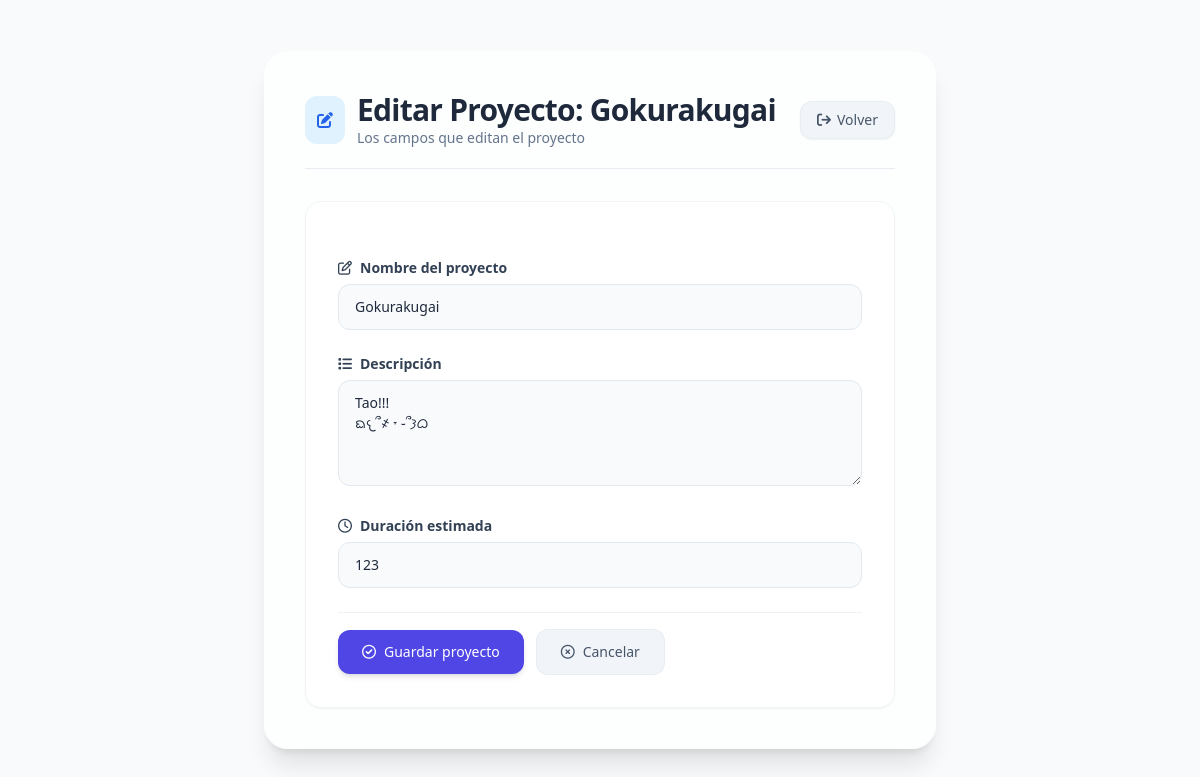
Screenshot of /proyectos/1/editar/ (signed in) with the database file from the repository.
### gestor_proyectos/models.py (models this page shows, shortened)
class Proyecto(models.Model):
    nombre = models.CharField(max_length=100) # campo de texto (varchar)
    descripcion = models.TextField() # Campo de texto largo
    duracion = models.IntegerField() # Campo numérico entero
    imagen = models.ImageField(upload_to='img/', default='img/michi.png')

### gestor_proyectos/views.py (the view, shortened to what this page needs)
# urls.py: path('proyectos/<int:id>/editar/', views.editar_proyecto, name='editar_proyecto'),
@login_required
def editar_proyecto(request, id):
    proyecto = Proyecto.objects.get(id=id)
    return render(request, 'editar-proyecto.html', {'proyecto': proyecto})

### gestor_proyectos/templates/editar-proyecto.html (shortened to what this page needs)
<!DOCTYPE html>
<html lang="es">
<head>
    <script src="https://cdn.tailwindcss.com"></script>
    <link rel="stylesheet" href="https://cdnjs.cloudflare.com/ajax/libs/font-awesome/6.0.0-beta3/css/all.min.css" />
</head>
<body class="min-h-screen flex items-center justify-center p-4 md:p-8 font-sans antialiased">
    <div class="w-full max-w-2xl bg-white/70 backdrop-blur-sm rounded-3xl shadow-xl p-6 md:p-10 border border-white/40">
        <div class="flex items-center gap-3 mb-8 border-b border-slate-200/80 pb-5">
            <div class="bg-sky-100 p-3 rounded-xl text-blue-600">
                <i class="fa-solid fa-pen-to-square"></i>
            </div>
            <div class="flex-1">
                <h1 class="text-2xl md:text-3xl font-bold text-slate-800 tracking-tight">
                    Editar Proyecto: {{ proyecto.nombre }}
                </h1>
                <p class="text-sm text-slate-500 font-light">
                    Los campos que editan el proyecto
                </p>
            </div>
            <a href="{% url 'proyectos' %}"
                class="inline-flex items-center gap-1.5 px-4 py-2 bg-slate-100 text-slate-600 text-sm font-medium rounded-xl border border-slate-200/60 hover:bg-slate-200 hover:border-slate-300 transition-all duration-150 shadow-sm hover:shadow">
               <i class="fa-solid fa-arrow-right-from-bracket"></i>
                <span class="hidden sm:inline">Volver</span>
            </a>
        </div>
        <div class="form-card bg-white rounded-2xl p-6 md:p-8 border border-slate-100 shadow-sm">
            <form method="post" class="space-y-6">
                <div class="space-y-1.5">
                    <label for="id_nombre" class="flex items-center gap-2 text-sm font-semibold text-slate-700">
                        <i class="fa-regular fa-pen-to-square"></i>
                        Nombre del proyecto
                    </label>
                    <input type="text"
                            name="nombre"
                            id="id_nombre"
                            value="{{ proyecto.nombre}}"
                            required
                            placeholder="Ej: Desarrollo E-commerce"
                            class="w-full px-4 py-3 bg-slate-50 border border-slate-200 rounded-xl text-slate-800 placeholder:text-slate-400 text-sm focus:border-indigo-400 focus:ring-2 focus:ring-indigo-100 transition-all duration-150" />
                </div>
                <div class="space-y-1.5">
                    <label for="id_descripcion" class="flex items-center gap-2 text-sm font-semibold text-slate-700">
                        <i class="fa-solid fa-list"></i>
                        Descripción
                    </label>
                    <textarea name="descripcion"
                                id="id_descripcion"
                                    rows="4"
                                required
                                placeholder="Describe el objetivo y alcance del proyecto..."
                                class="w-full px-4 py-3 bg-slate-50 border border-slate-200 rounded-xl text-slate-800 placeholder:text-slate-400 text-sm focus:border-indigo-400 focus:ring-2 focus:ring-indigo-100 transition-all duration-150 resize-y">{{ proyecto.descripcion}}</textarea>
                </div>
                <div class="space-y-1.5">
                    <label for="id_duracion" class="flex items-center gap-2 text-sm font-semibold text-slate-700">
                        <i class="fa-regular fa-clock"></i>
                        Duración estimada
                    </label>
                    <input type="number"
                            name="duracion"
                            id="id_duracion"
                            value="{{ proyecto.duracion}}"
                            required
                            placeholder="Ej: 3 meses, 12 semanas, 45 días"
                            class="w-full px-4 py-3 bg-slate-50 border border-slate-200 rounded-xl text-slate-800 placeholder:text-slate-400 text-sm focus:border-indigo-400 focus:ring-2 focus:ring-indigo-100 transition-all duration-150" />
                </div>
                <div class="pt-4 flex flex-col sm:flex-row items-center gap-3 border-t border-slate-200/60">
                    <button type="submit"
                            class="w-full sm:w-auto inline-flex items-center justify-center gap-2 px-6 py-3 bg-indigo-600 text-white text-sm font-medium rounded-xl hover:bg-indigo-700 transition-all duration-150 shadow-md hover:shadow-lg focus:ring-2 focus:ring-indigo-300 focus:ring-offset-2">
                        <i class="fa-regular fa-check-circle"></i>
                        Guardar proyecto
                    </button>
                    <a href="{% url 'proyectos' %}"
                        class="w-full sm:w-auto inline-flex items-center justify-center gap-2 px-6 py-3 bg-slate-100 text-slate-600 text-sm font-medium rounded-xl hover:bg-slate-200 transition-all duration-150 border border-slate-200/60">
                        <i class="fa-regular fa-xmark-circle"></i>
                        Cancelar
                    </a>
                </div>
            </form>
        </div>
    </div>
</body>
</html>

### gestor_proyectos/templates/editar-proyecto.html (style rules this page uses)
body { background: #f8fafc; }
.form-card { transition: transform 0.15s ease, box-shadow 0.15s ease; }
input, textarea { transition: border-color 0.15s ease, box-shadow 0.15s ease; }

### rows the page displays
Proyecto: nombre "Gokurakugai", descripcion "Tao!!! ᨳ𐔌՞҂ ˕ ֊՞𐦯ᜊ", duracion "123"
